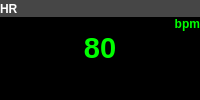
              <widget class="QWidget" name="widget_12" native="true">
               <layout class="QVBoxLayout" name="verticalLayout_8" stretch="1,5">
                <property name="spacing">
                 <number>0</number>
                </property>
                <property name="leftMargin">
                 <number>0</number>
                </property>
                <property name="topMargin">
                 <number>0</number>
                </property>
                <property name="rightMargin">
                 <number>0</number>
                </property>
                <property name="bottomMargin">
                 <number>0</number>
                </property>
                <item>
                 <widget class="QLabel" name="label_4">
                  <property name="font">
                   <font>
                    <weight>75</weight>
                    <bold>true</bold>
                   </font>
                  </property>
                  <property name="styleSheet">
                   <string notr="true">background-color: rgb(70, 70, 70);
color: rgb(255, 255, 255);</string>
                  </property>
                  <property name="text">
                   <string>HR</string>
                  </property>
                 </widget>
                </item>
                <item>
                 <widget class="QWidget" name="widget_9" native="true">
                  <layout class="QVBoxLayout" name="verticalLayout_15" stretch="1,5">
                   <property name="spacing">
                    <number>0</number>
                   </property>
                   <property name="leftMargin">
                    <number>0</number>
                   </property>
                   <property name="topMargin">
                    <number>0</number>
                   </property>
                   <property name="rightMargin">
                    <number>0</number>
                   </property>
                   <property name="bottomMargin">
                    <number>0</number>
                   </property>
                   <item>
                    <widget class="QLabel" name="label_11">
                     <property name="font">
                      <font>
                       <weight>75</weight>
                       <bold>true</bold>
                      </font>
                     </property>
                     <property name="styleSheet">
                      <string notr="true">color: rgb(0, 255, 0);
background-color: rgb(0, 0, 0);</string>
                     </property>
                     <property name="text">
                      <string>bpm</string>
                     </property>
                     <property name="alignment">
                      <set>Qt::AlignRight|Qt::AlignTrailing|Qt::AlignVCenter</set>
                     </property>
                    </widget>
                   </item>
                   <item>
                    <widget class="QLabel" name="label_12">
                     <property name="font">
                      <font>
                       <pointsize>22</pointsize>
                       <weight>75</weight>
                       <bold>true</bold>
                      </font>
                     </property>
                     <property name="styleSheet">
                      <string notr="true">color: rgb(0, 255, 0);
background-color: rgb(0, 0, 0);</string>
                     </property>
                     <property name="text">
                      <string>80</string>
                     </property>
                     <property name="alignment">
                      <set>Qt::AlignHCenter|Qt::AlignTop</set>
                     </property>
                    </widget>
                   </item>
                  </layout>
                 </widget>
                </item>
               </layout>
              </widget>
